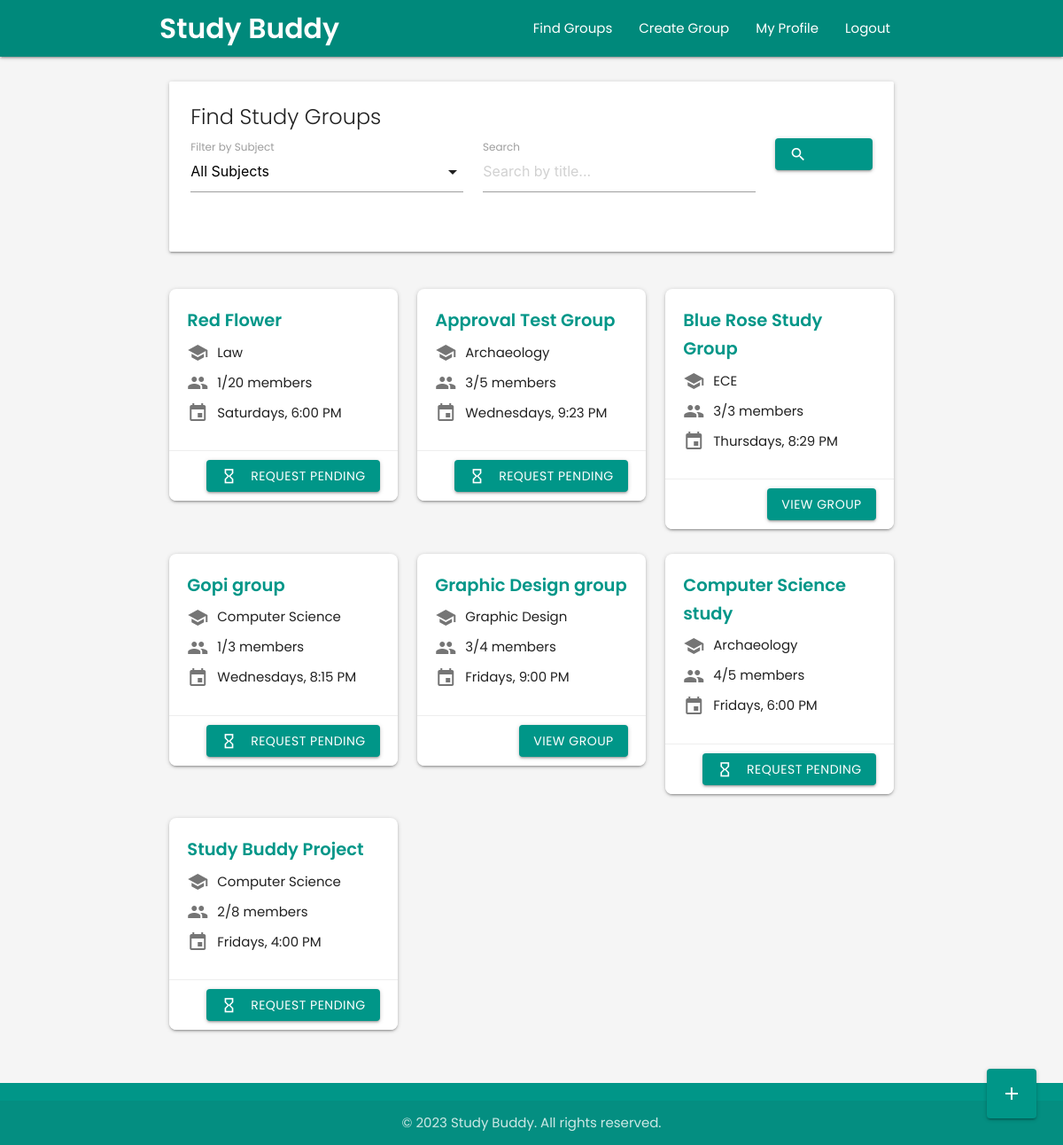
The page /dashboard/dashboard (signed in) on the database its author committed.
### userDashboard/models.py (models this page shows, shortened)
class StudyGroup(models.Model):
    title = models.CharField(max_length=100)
    description = models.TextField()
    subject = models.ForeignKey(Subject, on_delete=models.CASCADE, related_name='study_groups')
    host = models.ForeignKey(settings.AUTH_USER_MODEL, on_delete=models.CASCADE, related_name='hosted_groups')
    members = models.ManyToManyField(settings.AUTH_USER_MODEL, through='GroupMembership', related_name='joined_groups')
    max_members = models.PositiveIntegerField(default=8)
    meeting_date = models.DateField()
    meeting_time = models.TimeField()
    meeting_location = models.CharField(max_length=255, blank=True)
    slug = models.SlugField(max_length=120, blank=True)
    created_at = models.DateTimeField(auto_now_add=True)
    updated_at = models.DateTimeField(auto_now=True)
    @property
    def current_member_count(self):
        return self.members.count()
    class Meta:
        ordering = ['meeting_date', 'meeting_time']

### userProfile/models.py (models this page shows, shortened)
class Subject(models.Model):
    name = models.CharField(max_length=100, unique=True)
    description = models.TextField(blank=True)
    class Meta:
        ordering = ['name']

### userDashboard/views.py (the view)
# urls.py: path('dashboard/', include('userDashboard.urls')),
@login_required
def dashboard(request):
    study_groups = StudyGroup.objects.all().order_by('-created_at')
    subject_filter = request.GET.get('subject', '').strip()
    search_query = request.GET.get('search', '').strip()
    if subject_filter:
        try:
            study_groups = study_groups.filter(subject_id=int(subject_filter))
        except (ValueError, TypeError):
            pass
    if search_query:
        study_groups = study_groups.filter(title__icontains=search_query)
    subjects = Subject.objects.all().order_by('name')
    pending_requests_by_group = {}
    for group in study_groups.filter(host=request.user):
        pending_count = GroupJoinRequest.objects.filter(group=group, status='pending').count()
        if pending_count > 0:
            pending_requests_by_group[group.id] = pending_count
    user_pending_requests = []
    if request.user.is_authenticated:
        user_pending_requests = list(GroupJoinRequest.objects.filter(
            user=request.user,
            status='pending'
        ).values_list('group_id', flat=True))
    context = {
        'study_groups': study_groups,
        'subjects': subjects,
        'selected_subject': subject_filter,
        'search_query': search_query,
        'pending_requests_by_group': pending_requests_by_group,
        'user_pending_requests': user_pending_requests
    }
    return render(request, 'userDashboard/dashboard.html', context)

### userDashboard/templates/userDashboard/dashboard.html (shortened to what this page needs)
<!DOCTYPE html>
<html lang="en">
<head>
  <link rel="stylesheet" href="https://cdnjs.cloudflare.com/ajax/libs/materialize/1.0.0/css/materialize.min.css">
</head>
<body>
  {% load dashboard_extras %}
  <header>
    <div class="navbar-fixed">
      <nav class="teal darken-1">
        <div class="nav-wrapper container">
          <a href="{% url 'dashboard' %}" class="brand-logo">Study Buddy</a>
          <ul class="right hide-on-med-and-down">
            <li><a href="{% url 'dashboard' %}">Find Groups</a></li>
            <li><a href="{% url 'create_group' %}">Create Group</a></li>
            <li><a href="{% url 'profile' %}">My Profile</a></li>
            <li><a href="{% url 'logout' %}">Logout</a></li>
          </ul>
        </div>
      </nav>
    </div>
  </header>
  <main id="main-content" class="container">
    <div class="row">
      <div class="col s12">
        <div class="card">
          <div class="card-content">
            <span class="card-title">Find Study Groups</span>
            <form method="GET" action="{% url 'dashboard' %}" class="filter-form">
              <div class="row">
                <div class="input-field col s12 m5">
                  <label for="subject-filter">Filter by Subject</label>
                </div>
                <div class="input-field col s12 m5">
                  <input type="text" id="search" name="search" value="{{ search_query|default:'' }}" placeholder="Search by title...">
                  <label for="search">Search</label>
                </div>
                <div class="col s12 m2 filter-buttons">
                  <button type="submit" class="btn waves-effect waves-light">
                    <i class="material-icons left">search</i>
                  </button>
                </div>
              </div>
            </form>
          </div>
        </div>
      </div>
    </div>
    <div class="row">
      {% if study_groups %}
        {% for group in study_groups %}
          <div class="col s12 m6 l4">
            <div class="card group-card">
              <div class="card-content">
                <span class="card-title">{{ group.title }}</span>
                <div class="group-detail">
                  <i class="material-icons">school</i>
                  <span>{{ group.subject.name }}</span>
                </div>
                <div class="group-detail">
                  <i class="material-icons">group</i>
                  <span>{{ group.current_member_count }}/{{ group.max_members }} members</span>
                </div>
                <div class="group-detail">
                  <i class="material-icons">event</i>
                  <span>{{ group.meeting_date|date:"l" }}s, {{ group.meeting_time|time:"g:i A" }}</span>
                </div>
              </div>
              <div class="card-action">
                <a href="{% url 'group_details' group_id=group.id slug=group.slug %}" class="btn waves-effect waves-light">
                  {% if request.user in group.members.all %}
                    View Group
                  {% elif group.id in user_pending_requests %}
                    <i class="material-icons left">hourglass_empty</i> Request Pending
                  {% else %}
                    Join Group
                  {% endif %}
                </a>
              </div>
            </div>
          </div>
        {% endfor %}
      {% endif %}
    </div>
    <div class="fixed-action-btn">
      <a href="{% url 'create_group' %}" class="btn-floating btn-large waves-effect waves-light teal">
        <i class="material-icons">add</i>
      </a>
    </div>
  </main>
  <footer class="page-footer">
    <div class="footer-copyright">
      <div class="container center-align">
        &copy; 2023 Study Buddy. All rights reserved.
      </div>
    </div>
  </footer>
</body>
</html>

### userDashboard/templates/userDashboard/dashboard.html (style rules this page uses)
body { font-family: 'Poppins', sans-serif; display: flex; min-height: 100vh; flex-direction: column; background-color: #f5f5f5; }
main { flex: 1 0 auto; padding: 20px 0; }
.btn, .btn-large { background-color: #009688; border-radius: 4px; }
nav .brand-logo { font-weight: 600; }
.group-card { border-radius: 8px; overflow: hidden; margin-bottom: 20px; transition: transform 0.2s ease, box-shadow 0.2s ease; }
.group-card .card-content { padding: 20px; }
.group-card .card-title { font-weight: 600; margin-bottom: 10px; color: #009688; font-size: 1.3rem; }
.group-detail { display: flex; align-items: center; margin-bottom: 10px; }
.group-detail i { margin-right: 10px; color: #757575; }
.group-card .card-action { display: flex; justify-content: flex-end; padding: 10px 20px; border-top: 1px solid #eeeeee; }
.fixed-action-btn { bottom: 30px; right: 30px; }
.page-footer { background-color: #009688; }

### rows shown on the page
StudyGroup: title "Red Flower", subject.name "Law", current_member_count "1", max_members "20", meeting_date "Saturday", meeting_time "6:00 PM", shows "REQUEST PENDING"
StudyGroup: title "Approval Test Group", subject.name "Archaeology", current_member_count "3", max_members "5", meeting_date "Wednesday", meeting_time "9:23 PM", shows "REQUEST PENDING"
StudyGroup: title "Blue Rose Study Group", subject.name "ECE", current_member_count "3", max_members "3", meeting_date "Thursday", meeting_time "8:29 PM", shows "VIEW GROUP"
StudyGroup: title "Gopi group", subject.name "Computer Science", current_member_count "1", max_members "3", meeting_date "Wednesday", meeting_time "8:15 PM", shows "REQUEST PENDING"
StudyGroup: title "Graphic Design group", subject.name "Graphic Design", current_member_count "3", max_members "4", meeting_date "Friday", meeting_time "9:00 PM", shows "VIEW GROUP"
StudyGroup: title "Computer Science study", subject.name "Archaeology", current_member_count "4", max_members "5", meeting_date "Friday", meeting_time "6:00 PM", shows "REQUEST PENDING"
StudyGroup: title "Study Buddy Project", subject.name "Computer Science", current_member_count "2", max_members "8", meeting_date "Friday", meeting_time "4:00 PM", shows "REQUEST PENDING"
